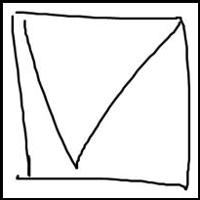
#> input picture 8thSemProject/samples/Untitled.jpg, 200 x 200 px, found by its file name
$ python 'simple shape detection.py'   (older library calls are emulated)
#> lines starting #> are read from the running program, lines starting #| are printed output that depends on the picture; after the words box and inside, x2 and y2 are one past the last pixel; in counts of white or black regions, pixels touching at a corner belong together
import cv2
import numpy as np

img = cv2.imread("..\\samples\\Untitled.jpg", cv2.IMREAD_GRAYSCALE)
#> img is the input picture: shape (200, 200); min 0, max 255, mean 227.3
_, threshold = cv2.threshold(img, 240, 255, cv2.THRESH_BINARY)
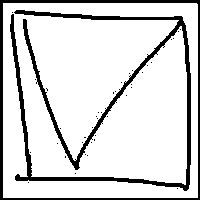
#> threshold: shape (200, 200); 85% white; 40 black regions (38 under 20 px)
#_, contours, _ = cv2.findContours(threshold, cv2.RETR_TREE, cv2.CHAIN_APPROX_SIMPLE)
contours, _=cv2.findContours(threshold, cv2.RETR_TREE, cv2.CHAIN_APPROX_SIMPLE)
#> contours = 55 contours, 53 with area under 20; largest, box (x1, y1, x2, y2) and area: (3, 3, 198, 198) 37636, (9, 9, 192, 192) 4926

font = cv2.FONT_HERSHEY_COMPLEX

approx_arr = []

for cnt in contours:
    approx = cv2.approxPolyDP(cnt, 0.01*cv2.arcLength(cnt, True), True)
    cv2.drawContours(img, [approx], 0, (0), 5)
    x = approx.ravel()[0]
    y = approx.ravel()[1]

    if len(approx) == 4:
        approx_arr.append(approx)
#> this loop made 55 passes
#> (approx, x, y) on passes 1, 2, 3, 4, 5, 7, 8, 9, 10, 11, 12: ([[3, 3], [3, 197], [197, 197], [197, 4]], 3, 3), ([[176, 188], [177, 187], [178, 188], [177, 189]], 176, 188), ([[27, 182], [28, 181], [29, 182], [28, 183]], 27, 182), ([[74, 173], [75, 172], [76, 173], [75, 174]], 74, 173), ([[74, 159], [75, 158], [76, 159], [75, 160]], 74, 159), ([[86, 155], [87, 154], [88, 155], [87, 156]], 86, 155), ([[84, 154], [85, 153], [86, 154], [85, 155]], 84, 154), ([[29, 152], [30, 151], [31, 152], [30, 153]], 29, 152), ([[56, 143], [57, 142], [58, 143], [57, 144]], 56, 143), ([[90, 142], [91, 141], [92, 142], [91, 143]], 90, 142), ([[81, 142], [82, 141], [83, 142], [82, 143]], 81, 142)
#> (x, y) on passes 6, 13, 15, 28, 31, 36: (64, 156), (93, 139), (83, 137), (112, 92), (46, 89), (35, 82)
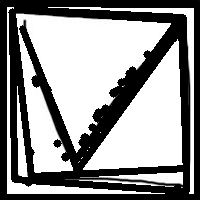
#> img: shape (200, 200); min 0, max 255, mean 145.6
#> after the loop, approx_arr = 48 contours, 47 with area under 20; largest, box (x1, y1, x2, y2) and area: (3, 3, 198, 198) 37539


for i in enumerate(approx_arr):
    print("Shape %s => " %(i[0]), i[1])
#> this loop made 48 passes
#> i on passes 1 to 12: (0, [[3, 3], [3, 197], [197, 197], [197, 4]]), (1, [[176, 188], [177, 187], [178, 188], [177, 189]]), (2, [[27, 182], [28, 181], [29, 182], [28, 183]]), (3, [[74, 173], [75, 172], [76, 173], [75, 174]]), (4, [[74, 159], [75, 158], [76, 159], [75, 160]]), (5, [[86, 155], [87, 154], [88, 155], [87, 156]]), (6, [[84, 154], [85, 153], [86, 154], [85, 155]]), (7, [[29, 152], [30, 151], [31, 152], [30, 153]]), (8, [[56, 143], [57, 142], [58, 143], [57, 144]]), (9, [[90, 142], [91, 141], [92, 142], [91, 143]]), (10, [[81, 142], [82, 141], [83, 142], [82, 143]]), (11, [[91, 139], [92, 138], [93, 139], [92, 140]])
#> (printed output is left out)

$ run again, with 8thSemProject/samples/1.jpg copied over 8thSemProject/samples/Untitled.jpg
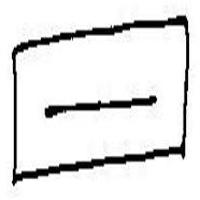
#> input picture 8thSemProject/samples/1.jpg, 200 x 200 px, found by its file name
#> img is the input picture: shape (200, 200); min 0, max 255, mean 227.9
#> `_, threshold = cv2.threshold(img, 240, 255, cv2.THRESH_BINARY)`:
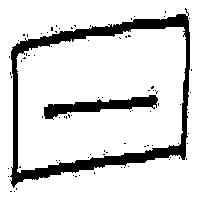
#> threshold: shape (200, 200); 85% white; 85 black regions (83 under 20 px)
#> contours = 100 contours, 96 with area under 20; largest, box (x1, y1, x2, y2) and area: (0, 0, 200, 200) 39601, (9, 13, 191, 189) 25094, (16, 27, 186, 173) 19772, (43, 94, 159, 120) 1266
#> the loop `for cnt in contours:` made 100 passes
#> (x, y) on passes 3, 4, 6, 10, 17, 18, 24, 25: (9, 191), (15, 188), (74, 176), (93, 172), (185, 158), (178, 157), (10, 76), (10, 71)
#> after the loop `for cnt in contours:`:
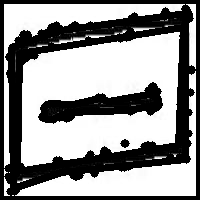
#> img: shape (200, 200); min 0, max 255, mean 149.8
#> after the loop `for cnt in contours:`: approx_arr = 50 contours, 48 with area under 20; largest, box (x1, y1, x2, y2) and area: (0, 0, 200, 200) 39601, (17, 27, 184, 172) 19084
#> the loop `for i in enumerate(approx_arr):` made 50 passes
#> i on passes 1 to 8: (0, [[0, 0], [0, 199], [199, 199], [199, 0]]), (1, [[13, 191], [14, 190], [15, 191], [14, 192]]), (2, [[9, 180], [10, 179], [11, 180], [10, 181]]), (3, [[7, 176], [8, 175], [9, 176], [8, 177]]), (4, [[78, 175], [79, 174], [80, 175], [79, 176]]), (5, [[72, 175], [73, 174], [74, 175], [73, 176]]), (6, [[7, 168], [8, 167], [9, 168], [8, 169]]), (7, [[123, 167], [124, 166], [125, 167], [124, 168]])
#> (printed output is left out)

$ run again, with 8thSemProject/samples/2.jpg copied over 8thSemProject/samples/Untitled.jpg
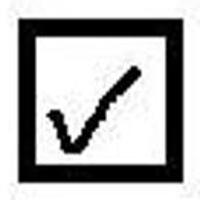
#> input picture 8thSemProject/samples/2.jpg, 200 x 200 px, found by its file name
#> img is the input picture: shape (200, 200); min 0, max 255, mean 175.7
#> `_, threshold = cv2.threshold(img, 240, 255, cv2.THRESH_BINARY)`:
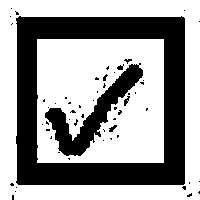
#> threshold: shape (200, 200); 61.8% white; 56 black regions (51 under 20 px)
#> contours = 60 contours, 50 with area under 20; largest, box (x1, y1, x2, y2) and area: (0, 0, 200, 200) 39581, (15, 15, 186, 186) 28570, (37, 39, 164, 163) 15489, (44, 63, 144, 157) 2614, (123, 95, 131, 107) 43
#> the loop `for cnt in contours:` made 60 passes
#> (x, y) on passes 2, 5, 6, 7, 12, 13, 15, 16: (191, 192), (183, 185), (9, 184), (188, 182), (67, 158), (57, 152), (109, 138), (51, 135)
#> after the loop `for cnt in contours:`:
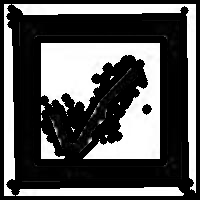
#> img: shape (200, 200); min 0, max 255, mean 90.1
#> after the loop `for cnt in contours:`: approx_arr = 21 contours, 18 with area under 20; largest, box (x1, y1, x2, y2) and area: (0, 0, 200, 200) 39601, (15, 16, 186, 186) 27978, (37, 39, 164, 163) 15498
#> the loop `for i in enumerate(approx_arr):` made 21 passes
#> i on passes 1 to 8: (0, [[0, 0], [0, 199], [199, 199], [199, 0]]), (1, [[14, 191], [15, 190], [16, 191], [15, 192]]), (2, [[15, 187], [16, 186], [17, 187], [16, 188]]), (3, [[10, 24], [11, 23], [12, 24], [11, 25]]), (4, [[11, 23], [12, 22], [13, 23], [12, 24]]), (5, [[15, 18], [183, 16], [185, 183], [18, 185]]), (6, [[37, 39], [37, 162], [163, 162], [163, 39]]), (7, [[102, 140], [103, 139], [104, 140], [103, 141]])
#> (printed output is left out)
